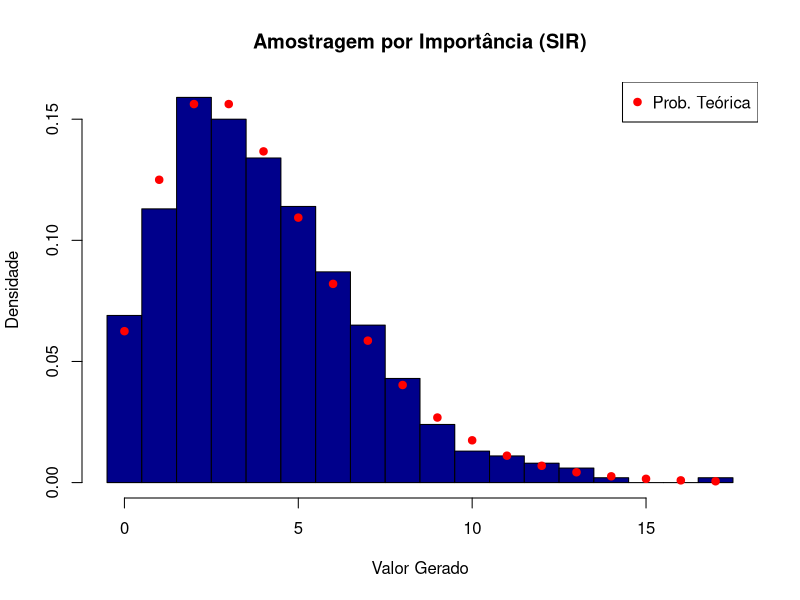

Source code (R):
# Geração da Binomial Negativa via Amostragem por Importância (SIR)

# --- Parâmetros ---
r_param <- 4      # número de sucessos
p_param <- 0.5    # Probabilidade de sucesso
n_amostra <- 1000 # Tamanho da amostra a ser gerada
m_candidatos <- 20000 

# --- Função principal para gerar n valores ---
gerar_bn_sir <- function(n, r, p, m) {
  
  # Define a distribuição proposta (Geométrica) com a mesma média da alvo (BN)
  media_bn <- r * (1 - p) / p
  p_g <- 1 / (1 + media_bn)
  
  # Passo 1: Gerar 'm' candidatos da distribuição proposta
  candidatos <- rgeom(m, prob = p_g)
  
  # Passo 2: Calcular os pesos de importância 
  # f(y) = probabilidade do alvo (BN)
  # g(y) = probabilidade da proposta (Geométrica)
  pesos_alvo <- dnbinom(candidatos, size = r, prob = p)
  pesos_proposta <- dgeom(candidatos, prob = p_g)
  
  pesos_importancia <- pesos_alvo / pesos_proposta
  
  # Passo 3: Reamostrar dos candidatos com base nos pesos 
  amostra_final <- sample(
    x = candidatos, 
    size = n, 
    replace = TRUE, 
    prob = pesos_importancia
  )
  
  return(amostra_final)
}

# --- Execução e visualização do resultado ---
set.seed(789)
amostra_sir <- gerar_bn_sir(n = n_amostra, r = r_param, p = p_param, m = m_candidatos)

print("Amostra gerada pelo Método SIR (primeiros 10 valores):")
print(head(amostra_sir, 10))


dir.create("figuras", showWarnings = FALSE)
png("figuras/graf_bn_sir.png", width = 800, height = 600, res = 120)
# Histograma para validar
hist(amostra_sir,
     col = "darkblue",
     breaks = seq(-0.5, max(amostra_sir) + 0.5, 1),
     main = "Amostragem por Importância (SIR)",
     xlab = "Valor Gerado", ylab = "Densidade", freq = FALSE)
# Adiciona a PMF teórica para comparação
points(0:max(amostra_sir), dnbinom(0:max(amostra_sir), size = r_param, prob = p_param),
       col = "red", pch = 19)
legend("topright", legend = "Prob. Teórica", col = "red", pch = 19)

dev.off()